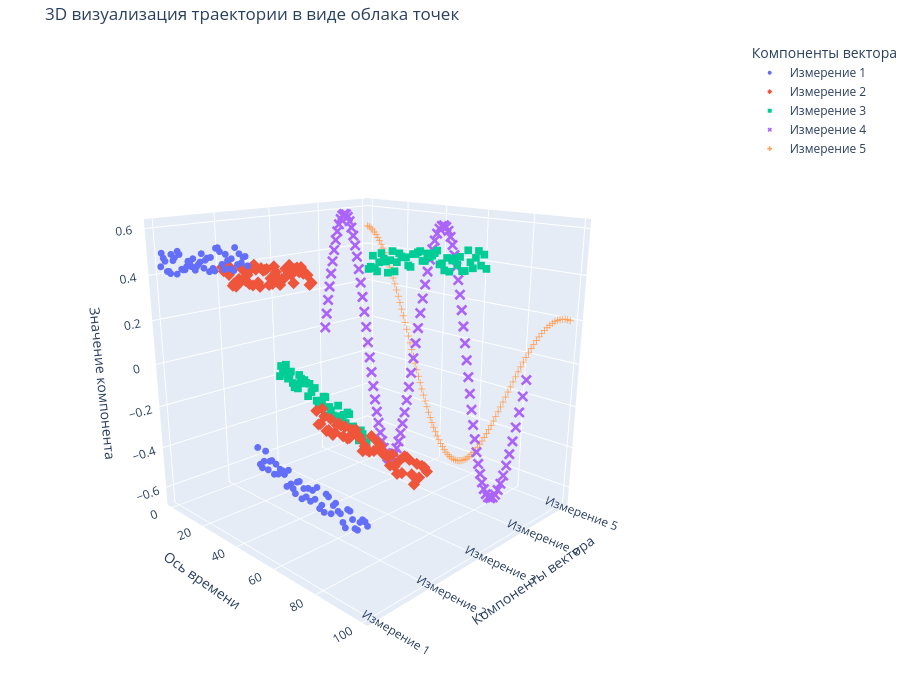

Notebook source saved alongside this figure:
### Code cell
# ==============================================================================
#  Шаг 0: Установка библиотек (если они еще не установлены)
# ==============================================================================
# Раскомментируйте и выполните следующую строку, если у вас нет этих библиотек
# !pip install numpy pandas plotly

# ==============================================================================
#  Шаг 1: Импорт библиотек и генерация данных
# ==============================================================================
import numpy as np
import pandas as pd
import plotly.express as px

print("Библиотеки успешно импортированы.")

# --- Генерация данных ---
# Создаем траекторию с положительными и отрицательными значениями
n_points = 100  # Количество точек во времени
n_dims = 5  # Размерность пространства
trajectory = np.zeros((n_points, n_dims))
half_point = n_points // 2

np.random.seed(42)  # для воспроизводимости

# Первая фаза траектории
trajectory[:half_point, 0] = (
    np.linspace(0.4, 0.5, half_point) + np.random.rand(half_point) * 0.1
)
trajectory[:half_point, 1] = (
    np.linspace(0.3, 0.4, half_point) + np.random.rand(half_point) * 0.1
)
trajectory[:half_point, 2] = (
    np.linspace(-0.2, -0.4, half_point) + np.random.rand(half_point) * 0.1
)
trajectory[half_point:, 0] = (
    np.linspace(-0.3, -0.4, half_point) + np.random.rand(half_point) * 0.1
)

# Вторая фаза траектории
trajectory[half_point:, 1] = (
    np.linspace(-0.2, -0.3, half_point) + np.random.rand(half_point) * 0.1
)
trajectory[half_point:, 2] = (
    np.linspace(0.4, 0.5, half_point) + np.random.rand(half_point) * 0.1
)
# Добавим более сложную динамику для оставшихся измерений
trajectory[:, 3] = np.sin(np.linspace(0, 4 * np.pi, n_points)) * 0.6
trajectory[:, 4] = np.cos(np.linspace(0, 2 * np.pi, n_points)) * 0.5 - np.linspace(
    0, 0.3, n_points
)

print(
    f"Сгенерированы данные: {trajectory.shape[0]} точек для {trajectory.shape[1]}-мерного вектора."
)

# ==============================================================================
#  Шаг 2: Преобразование данных и построение графика
# ==============================================================================

# --- Преобразование данных из широкого формата в длинный ---
# 1. Сначала создаем DataFrame в широком формате
column_names = [f"Измерение {i+1}" for i in range(n_dims)]
df_wide = pd.DataFrame(trajectory, columns=column_names)
df_wide["Время"] = np.arange(n_points)

# 2. Используем pd.melt для преобразования в длинный формат
df_long = df_wide.melt(
    id_vars=["Время"],  # Эта колонка останется как есть
    value_vars=column_names,  # Эти колонки будут "расплавлены"
    var_name="Измерение",  # Новая колонка для названий измерений
    value_name="Значение",  # Новая колонка для их значений
)

print("\nПример данных после преобразования (длинный формат):")
print(df_long.head())

# --- Построение интерактивного 3D графика ---
fig = px.scatter_3d(
    df_long,
    x="Время",
    y="Измерение",
    z="Значение",
    color="Измерение",  # Раскрашиваем точки по принадлежности к измерению
    symbol="Измерение",  # Используем разные символы (кружок, квадрат и т.д.)
    title="3D визуализация траектории в виде облака точек",
    labels={  # Задаем красивые подписи осей
        "Время": "Ось времени",
        "Измерение": "Компоненты вектора",
        "Значение": "Значение компонента",
    },
)

# --- Настройка внешнего вида сцены ---
fig.update_traces(marker=dict(size=4))  # Устанавливаем размер точек

fig.update_layout(
    width=900,
    height=700,
    scene=dict(
        # Устанавливаем начальное положение камеры для лучшего обзора
        camera=dict(eye=dict(x=1.8, y=-1.8, z=0.8))
    ),
    margin=dict(l=0, r=0, b=0, t=40),
)

# Показываем график
fig.show()

### Figure 1 — Plotly figure (JSON) as saved in the notebook; plotly's stock layout.template omitted (floating-point values rounded to 4 significant figures)
{"data": [{"hovertemplate": "Компоненты вектора=%{y}<br>Ось времени=%{x}<br>Значение компонента=%{z}<extra></extra>", "legendgroup": "Измерение 1", "marker": {"color": "#636efa", "size": 4, "symbol": "circle"}, "mode": "markers", "name": "Измерение 1", "scene": "scene", "showlegend": true, "type": "scatter3d", "x": [0, 1, 2, 3, 4, 5, 6, 7, 8, 9, 10, 11, 12, 13, 14, 15, 16, 17, 18, 19, 20, 21, 22, 23, 24, 25, 26, 27, 28, 29, 30, 31, 32, 33, 34, 35, 36, 37, 38, 39, 40, 41, 42, 43, 44, 45, 46, 47, 48, 49, 50, 51, 52, 53, 54, 55, 56, 57, 58, 59, 60, 61, 62, 63, 64, 65, 66, 67, 68, 69, 70, 71, 72, 73, 74, 75, 76, 77, 78, 79, 80, 81, 82, 83, 84, 85, 86, 87, 88, 89, 90, 91, 92, 93, 94, 95, 96, 97, 98, 99], "y": ["Измерение 1", "Измерение 1", "Измерение 1", "Измерение 1", "Измерение 1", "Измерение 1", "Измерение 1", "Измерение 1", "Измерение 1", "Измерение 1", "Измерение 1", "Измерение 1", "Измерение 1", "Измерение 1", "Измерение 1", "Измерение 1", "Измерение 1", "Измерение 1", "Измерение 1", "Измерение 1", "Измерение 1", "Измерение 1", "Измерение 1", "Измерение 1", "Измерение 1", "Измерение 1", "Измерение 1", "Измерение 1", "Измерение 1", "Измерение 1", "Измерение 1", "Измерение 1", "Измерение 1", "Измерение 1", "Измерение 1", "Измерение 1", "Измерение 1", "Измерение 1", "Измерение 1", "Измерение 1", "Измерение 1", "Измерение 1", "Измерение 1", "Измерение 1", "Измерение 1", "Измерение 1", "Измерение 1", "Измерение 1", "Измерение 1", "Измерение 1", "Измерение 1", "Измерение 1", "Измерение 1", "Измерение 1", "Измерение 1", "Измерение 1", "Измерение 1", "Измерение 1", "Измерение 1", "Измерение 1", "Измерение 1", "Измерение 1", "Измерение 1", "Измерение 1", "Измерение 1", "Измерение 1", "Измерение 1", "Измерение 1", "Измерение 1", "Измерение 1", "Измерение 1", "Измерение 1", "Измерение 1", "Измерение 1", "Измерение 1", "Измерение 1", "Измерение 1", "Измерение 1", "Измерение 1", "Измерение 1", "Измерение 1", "Измерение 1", "Измерение 1", "Измерение 1", "Измерение 1", "Измерение 1", "Измерение 1", "Измерение 1", "Измерение 1", "Измерение 1", "Измерение 1", "Измерение 1", "Измерение 1", "Измерение 1", "Измерение 1", "Измерение 1", "Измерение 1", "Измерение 1", "Измерение 1", "Измерение 1"], "z": [0.4375, 0.4971, 0.4773, 0.466, 0.4238, 0.4258, 0.4181, 0.5009, 0.4764, 0.4892, 0.4225, 0.5194, 0.5077, 0.4478, 0.4468, 0.449, 0.4631, 0.4872, 0.4799, 0.4679, 0.502, 0.4568, 0.4741, 0.4836, 0.4946, 0.5295, 0.473, 0.5065, 0.5164, 0.4638, 0.522, 0.4803, 0.4718, 0.5622, 0.566, 0.5523, 0.5039, 0.4853, 0.546, 0.5236, 0.4938, 0.5332, 0.4892, 0.5787, 0.5157, 0.5581, 0.525, 0.5479, 0.5526, 0.5185, -0.2092, -0.2781, -0.2896, -0.2572, -0.2096, -0.286, -0.245, -0.2381, -0.2926, -0.2455, -0.2836, -0.2592, -0.2611, -0.273, -0.3195, -0.2471, -0.3006, -0.316, -0.3327, -0.2797, -0.2731, -0.3412, -0.2937, -0.3243, -0.2845, -0.3336, -0.284, -0.3164, -0.2635, -0.3454, -0.3271, -0.3519, -0.2728, -0.2796, -0.3436, -0.3054, -0.2917, -0.32, -0.3246, -0.3554, -0.3723, -0.294, -0.2957, -0.3244, -0.3559, -0.3569, -0.3213, -0.3062, -0.3093, -0.322]}, {"hovertemplate": "Компоненты вектора=%{y}<br>Ось времени=%{x}<br>Значение компонента=%{z}<extra></extra>", "legendgroup": "Измерение 2", "marker": {"color": "#EF553B", "size": 4, "symbol": "diamond"}, "mode": "markers", "name": "Измерение 2", "scene": "scene", "showlegend": true, "type": "scatter3d", "x": [0, 1, 2, 3, 4, 5, 6, 7, 8, 9, 10, 11, 12, 13, 14, 15, 16, 17, 18, 19, 20, 21, 22, 23, 24, 25, 26, 27, 28, 29, 30, 31, 32, 33, 34, 35, 36, 37, 38, 39, 40, 41, 42, 43, 44, 45, 46, 47, 48, 49, 50, 51, 52, 53, 54, 55, 56, 57, 58, 59, 60, 61, 62, 63, 64, 65, 66, 67, 68, 69, 70, 71, 72, 73, 74, 75, 76, 77, 78, 79, 80, 81, 82, 83, 84, 85, 86, 87, 88, 89, 90, 91, 92, 93, 94, 95, 96, 97, 98, 99], "y": ["Измерение 2", "Измерение 2", "Измерение 2", "Измерение 2", "Измерение 2", "Измерение 2", "Измерение 2", "Измерение 2", "Измерение 2", "Измерение 2", "Измерение 2", "Измерение 2", "Измерение 2", "Измерение 2", "Измерение 2", "Измерение 2", "Измерение 2", "Измерение 2", "Измерение 2", "Измерение 2", "Измерение 2", "Измерение 2", "Измерение 2", "Измерение 2", "Измерение 2", "Измерение 2", "Измерение 2", "Измерение 2", "Измерение 2", "Измерение 2", "Измерение 2", "Измерение 2", "Измерение 2", "Измерение 2", "Измерение 2", "Измерение 2", "Измерение 2", "Измерение 2", "Измерение 2", "Измерение 2", "Измерение 2", "Измерение 2", "Измерение 2", "Измерение 2", "Измерение 2", "Измерение 2", "Измерение 2", "Измерение 2", "Измерение 2", "Измерение 2", "Измерение 2", "Измерение 2", "Измерение 2", "Измерение 2", "Измерение 2", "Измерение 2", "Измерение 2", "Измерение 2", "Измерение 2", "Измерение 2", "Измерение 2", "Измерение 2", "Измерение 2", "Измерение 2", "Измерение 2", "Измерение 2", "Измерение 2", "Измерение 2", "Измерение 2", "Измерение 2", "Измерение 2", "Измерение 2", "Измерение 2", "Измерение 2", "Измерение 2", "Измерение 2", "Измерение 2", "Измерение 2", "Измерение 2", "Измерение 2", "Измерение 2", "Измерение 2", "Измерение 2", "Измерение 2", "Измерение 2", "Измерение 2", "Измерение 2", "Измерение 2", "Измерение 2", "Измерение 2", "Измерение 2", "Измерение 2", "Измерение 2", "Измерение 2", "Измерение 2", "Измерение 2", "Измерение 2", "Измерение 2", "Измерение 2", "Измерение 2"], "z": [0.397, 0.3796, 0.398, 0.3956, 0.368, 0.4024, 0.3211, 0.3339, 0.3208, 0.3509, 0.3593, 0.3496, 0.4074, 0.3622, 0.3567, 0.3849, 0.3467, 0.4149, 0.3442, 0.4375, 0.418, 0.3627, 0.3455, 0.4285, 0.4197, 0.4239, 0.4302, 0.3625, 0.393, 0.3708, 0.4475, 0.4256, 0.3984, 0.3737, 0.4005, 0.4039, 0.4464, 0.4393, 0.4663, 0.4268, 0.3936, 0.455, 0.4618, 0.4439, 0.4669, 0.4412, 0.4462, 0.4387, 0.4005, 0.4108, -0.1358, -0.1936, -0.1879, -0.1163, -0.1475, -0.2093, -0.2021, -0.1479, -0.2158, -0.2023, -0.1655, -0.1533, -0.1593, -0.2041, -0.1574, -0.2069, -0.2001, -0.16, -0.1718, -0.1539, -0.1751, -0.186, -0.2355, -0.2102, -0.2225, -0.2266, -0.1558, -0.2158, -0.1679, -0.1961, -0.1817, -0.213, -0.2076, -0.2181, -0.2499, -0.1992, -0.2454, -0.2731, -0.213, -0.2619, -0.1876, -0.1883, -0.1942, -0.2507, -0.2883, -0.199, -0.2511, -0.1993, -0.2016, -0.2147]}, {"hovertemplate": "Компоненты вектора=%{y}<br>Ось времени=%{x}<br>Значение компонента=%{z}<extra></extra>", "legendgroup": "Измерение 3", "marker": {"color": "#00cc96", "size": 4, "symbol": "square"}, "mode": "markers", "name": "Измерение 3", "scene": "scene", "showlegend": true, "type": "scatter3d", "x": [0, 1, 2, 3, 4, 5, 6, 7, 8, 9, 10, 11, 12, 13, 14, 15, 16, 17, 18, 19, 20, 21, 22, 23, 24, 25, 26, 27, 28, 29, 30, 31, 32, 33, 34, 35, 36, 37, 38, 39, 40, 41, 42, 43, 44, 45, 46, 47, 48, 49, 50, 51, 52, 53, 54, 55, 56, 57, 58, 59, 60, 61, 62, 63, 64, 65, 66, 67, 68, 69, 70, 71, 72, 73, 74, 75, 76, 77, 78, 79, 80, 81, 82, 83, 84, 85, 86, 87, 88, 89, 90, 91, 92, 93, 94, 95, 96, 97, 98, 99], "y": ["Измерение 3", "Измерение 3", "Измерение 3", "Измерение 3", "Измерение 3", "Измерение 3", "Измерение 3", "Измерение 3", "Измерение 3", "Измерение 3", "Измерение 3", "Измерение 3", "Измерение 3", "Измерение 3", "Измерение 3", "Измерение 3", "Измерение 3", "Измерение 3", "Измерение 3", "Измерение 3", "Измерение 3", "Измерение 3", "Измерение 3", "Измерение 3", "Измерение 3", "Измерение 3", "Измерение 3", "Измерение 3", "Измерение 3", "Измерение 3", "Измерение 3", "Измерение 3", "Измерение 3", "Измерение 3", "Измерение 3", "Измерение 3", "Измерение 3", "Измерение 3", "Измерение 3", "Измерение 3", "Измерение 3", "Измерение 3", "Измерение 3", "Измерение 3", "Измерение 3", "Измерение 3", "Измерение 3", "Измерение 3", "Измерение 3", "Измерение 3", "Измерение 3", "Измерение 3", "Измерение 3", "Измерение 3", "Измерение 3", "Измерение 3", "Измерение 3", "Измерение 3", "Измерение 3", "Измерение 3", "Измерение 3", "Измерение 3", "Измерение 3", "Измерение 3", "Измерение 3", "Измерение 3", "Измерение 3", "Измерение 3", "Измерение 3", "Измерение 3", "Измерение 3", "Измерение 3", "Измерение 3", "Измерение 3", "Измерение 3", "Измерение 3", "Измерение 3", "Измерение 3", "Измерение 3", "Измерение 3", "Измерение 3", "Измерение 3", "Измерение 3", "Измерение 3", "Измерение 3", "Измерение 3", "Измерение 3", "Измерение 3", "Измерение 3", "Измерение 3", "Измерение 3", "Измерение 3", "Измерение 3", "Измерение 3", "Измерение 3", "Измерение 3", "Измерение 3", "Измерение 3", "Измерение 3", "Измерение 3"], "z": [-0.1969, -0.1404, -0.1767, -0.1614, -0.1256, -0.1955, -0.1835, -0.153, -0.2098, -0.229, -0.2118, -0.2288, -0.156, -0.1722, -0.1938, -0.1741, -0.1849, -0.2507, -0.1842, -0.2236, -0.2009, -0.1961, -0.258, -0.2829, -0.2752, -0.2593, -0.2243, -0.2241, -0.3136, -0.2673, -0.2807, -0.3043, -0.3186, -0.3009, -0.2445, -0.3105, -0.2951, -0.2807, -0.3187, -0.262, -0.267, -0.3422, -0.3217, -0.3454, -0.3511, -0.38, -0.3268, -0.3416, -0.3908, -0.3721, 0.4294, 0.4406, 0.4892, 0.4378, 0.4251, 0.4659, 0.5059, 0.4839, 0.4733, 0.4281, 0.4819, 0.5215, 0.4385, 0.4784, 0.5163, 0.5047, 0.5024, 0.5049, 0.4727, 0.4681, 0.5218, 0.5239, 0.5316, 0.5383, 0.5001, 0.5012, 0.5329, 0.5201, 0.5273, 0.5388, 0.5502, 0.4971, 0.5029, 0.4767, 0.5272, 0.475, 0.52, 0.5298, 0.5062, 0.5387, 0.4847, 0.4874, 0.568, 0.5238, 0.5025, 0.5441, 0.5709, 0.5175, 0.5602, 0.5085]}, {"hovertemplate": "Компоненты вектора=%{y}<br>Ось времени=%{x}<br>Значение компонента=%{z}<extra></extra>", "legendgroup": "Измерение 4", "marker": {"color": "#ab63fa", "size": 4, "symbol": "x"}, "mode": "markers", "name": "Измерение 4", "scene": "scene", "showlegend": true, "type": "scatter3d", "x": [0, 1, 2, 3, 4, 5, 6, 7, 8, 9, 10, 11, 12, 13, 14, 15, 16, 17, 18, 19, 20, 21, 22, 23, 24, 25, 26, 27, 28, 29, 30, 31, 32, 33, 34, 35, 36, 37, 38, 39, 40, 41, 42, 43, 44, 45, 46, 47, 48, 49, 50, 51, 52, 53, 54, 55, 56, 57, 58, 59, 60, 61, 62, 63, 64, 65, 66, 67, 68, 69, 70, 71, 72, 73, 74, 75, 76, 77, 78, 79, 80, 81, 82, 83, 84, 85, 86, 87, 88, 89, 90, 91, 92, 93, 94, 95, 96, 97, 98, 99], "y": ["Измерение 4", "Измерение 4", "Измерение 4", "Измерение 4", "Измерение 4", "Измерение 4", "Измерение 4", "Измерение 4", "Измерение 4", "Измерение 4", "Измерение 4", "Измерение 4", "Измерение 4", "Измерение 4", "Измерение 4", "Измерение 4", "Измерение 4", "Измерение 4", "Измерение 4", "Измерение 4", "Измерение 4", "Измерение 4", "Измерение 4", "Измерение 4", "Измерение 4", "Измерение 4", "Измерение 4", "Измерение 4", "Измерение 4", "Измерение 4", "Измерение 4", "Измерение 4", "Измерение 4", "Измерение 4", "Измерение 4", "Измерение 4", "Измерение 4", "Измерение 4", "Измерение 4", "Измерение 4", "Измерение 4", "Измерение 4", "Измерение 4", "Измерение 4", "Измерение 4", "Измерение 4", "Измерение 4", "Измерение 4", "Измерение 4", "Измерение 4", "Измерение 4", "Измерение 4", "Измерение 4", "Измерение 4", "Измерение 4", "Измерение 4", "Измерение 4", "Измерение 4", "Измерение 4", "Измерение 4", "Измерение 4", "Измерение 4", "Измерение 4", "Измерение 4", "Измерение 4", "Измерение 4", "Измерение 4", "Измерение 4", "Измерение 4", "Измерение 4", "Измерение 4", "Измерение 4", "Измерение 4", "Измерение 4", "Измерение 4", "Измерение 4", "Измерение 4", "Измерение 4", "Измерение 4", "Измерение 4", "Измерение 4", "Измерение 4", "Измерение 4", "Измерение 4", "Измерение 4", "Измерение 4", "Измерение 4", "Измерение 4", "Измерение 4", "Измерение 4", "Измерение 4", "Измерение 4", "Измерение 4", "Измерение 4", "Измерение 4", "Измерение 4", "Измерение 4", "Измерение 4", "Измерение 4", "Измерение 4"], "z": [0.0, 0.07596, 0.1507, 0.223, 0.2917, 0.3557, 0.414, 0.4657, 0.5098, 0.5458, 0.5729, 0.5909, 0.5993, 0.5981, 0.5873, 0.567, 0.5376, 0.4995, 0.4534, 0.4001, 0.3402, 0.2749, 0.2052, 0.1322, 0.05703, -0.01904, -0.0948, -0.169, -0.2406, -0.3082, -0.3709, -0.4276, -0.4775, -0.5196, -0.5534, -0.5783, -0.5939, -0.5999, -0.5963, -0.5831, -0.5605, -0.5289, -0.4887, -0.4408, -0.3857, -0.3244, -0.2579, -0.1872, -0.1136, -0.03805, 0.03805, 0.1136, 0.1872, 0.2579, 0.3244, 0.3857, 0.4408, 0.4887, 0.5289, 0.5605, 0.5831, 0.5963, 0.5999, 0.5939, 0.5783, 0.5534, 0.5196, 0.4775, 0.4276, 0.3709, 0.3082, 0.2406, 0.169, 0.0948, 0.01904, -0.05703, -0.1322, -0.2052, -0.2749, -0.3402, -0.4001, -0.4534, -0.4995, -0.5376, -0.567, -0.5873, -0.5981, -0.5993, -0.5909, -0.5729, -0.5458, -0.5098, -0.4657, -0.414, -0.3557, -0.2917, -0.223, -0.1507, -0.07596, -2.939e-16]}, {"hovertemplate": "Компоненты вектора=%{y}<br>Ось времени=%{x}<br>Значение компонента=%{z}<extra></extra>", "legendgroup": "Измерение 5", "marker": {"color": "#FFA15A", "size": 4, "symbol": "cross"}, "mode": "markers", "name": "Измерение 5", "scene": "scene", "showlegend": true, "type": "scatter3d", "x": [0, 1, 2, 3, 4, 5, 6, 7, 8, 9, 10, 11, 12, 13, 14, 15, 16, 17, 18, 19, 20, 21, 22, 23, 24, 25, 26, 27, 28, 29, 30, 31, 32, 33, 34, 35, 36, 37, 38, 39, 40, 41, 42, 43, 44, 45, 46, 47, 48, 49, 50, 51, 52, 53, 54, 55, 56, 57, 58, 59, 60, 61, 62, 63, 64, 65, 66, 67, 68, 69, 70, 71, 72, 73, 74, 75, 76, 77, 78, 79, 80, 81, 82, 83, 84, 85, 86, 87, 88, 89, 90, 91, 92, 93, 94, 95, 96, 97, 98, 99], "y": ["Измерение 5", "Измерение 5", "Измерение 5", "Измерение 5", "Измерение 5", "Измерение 5", "Измерение 5", "Измерение 5", "Измерение 5", "Измерение 5", "Измерение 5", "Измерение 5", "Измерение 5", "Измерение 5", "Измерение 5", "Измерение 5", "Измерение 5", "Измерение 5", "Измерение 5", "Измерение 5", "Измерение 5", "Измерение 5", "Измерение 5", "Измерение 5", "Измерение 5", "Измерение 5", "Измерение 5", "Измерение 5", "Измерение 5", "Измерение 5", "Измерение 5", "Измерение 5", "Измерение 5", "Измерение 5", "Измерение 5", "Измерение 5", "Измерение 5", "Измерение 5", "Измерение 5", "Измерение 5", "Измерение 5", "Измерение 5", "Измерение 5", "Измерение 5", "Измерение 5", "Измерение 5", "Измерение 5", "Измерение 5", "Измерение 5", "Измерение 5", "Измерение 5", "Измерение 5", "Измерение 5", "Измерение 5", "Измерение 5", "Измерение 5", "Измерение 5", "Измерение 5", "Измерение 5", "Измерение 5", "Измерение 5", "Измерение 5", "Измерение 5", "Измерение 5", "Измерение 5", "Измерение 5", "Измерение 5", "Измерение 5", "Измерение 5", "Измерение 5", "Измерение 5", "Измерение 5", "Измерение 5", "Измерение 5", "Измерение 5", "Измерение 5", "Измерение 5", "Измерение 5", "Измерение 5", "Измерение 5", "Измерение 5", "Измерение 5", "Измерение 5", "Измерение 5", "Измерение 5", "Измерение 5", "Измерение 5", "Измерение 5", "Измерение 5", "Измерение 5", "Измерение 5", "Измерение 5", "Измерение 5", "Измерение 5", "Измерение 5", "Измерение 5", "Измерение 5", "Измерение 5", "Измерение 5", "Измерение 5"], "z": [0.5, 0.496, 0.4899, 0.4819, 0.4719, 0.4599, 0.446, 0.4303, 0.4127, 0.3934, 0.3723, 0.3497, 0.3255, 0.2999, 0.2729, 0.2446, 0.2151, 0.1846, 0.1532, 0.1209, 0.08785, 0.05424, 0.02016, -0.01428, -0.04894, -0.08369, -0.1184, -0.153, -0.1873, -0.2211, -0.2544, -0.2871, -0.319, -0.35, -0.38, -0.4089, -0.4365, -0.4629, -0.4878, -0.5112, -0.5331, -0.5532, -0.5717, -0.5884, -0.6032, -0.6161, -0.6271, -0.6361, -0.6432, -0.6482, -0.6513, -0.6523, -0.6513, -0.6483, -0.6434, -0.6365, -0.6278, -0.6171, -0.6047, -0.5906, -0.5748, -0.5575, -0.5386, -0.5183, -0.4967, -0.4739, -0.45, -0.4251, -0.3992, -0.3726, -0.3454, -0.3176, -0.2893, -0.2608, -0.2322, -0.2035, -0.1749, -0.1465, -0.1185, -0.09093, -0.06398, -0.03775, -0.01235, 0.0121, 0.03548, 0.0577, 0.07865, 0.09823, 0.1164, 0.1329, 0.1479, 0.1612, 0.1727, 0.1824, 0.1902, 0.1961, 0.2001, 0.202, 0.202, 0.2]}], "layout": {"height": 700, "legend": {"title": {"text": "Компоненты вектора"}, "tracegroupgap": 0}, "margin": {"b": 0, "l": 0, "r": 0, "t": 40}, "scene": {"camera": {"eye": {"x": 1.8, "y": -1.8, "z": 0.8}}, "domain": {"x": [0, 1], "y": [0, 1]}, "xaxis": {"title": {"text": "Ось времени"}}, "yaxis": {"categoryarray": ["Измерение 1", "Измерение 2", "Измерение 3", "Измерение 4", "Измерение 5"], "categoryorder": "array", "title": {"text": "Компоненты вектора"}}, "zaxis": {"title": {"text": "Значение компонента"}}}, "title": {"text": "3D визуализация траектории в виде облака точек"}, "width": 900}}
